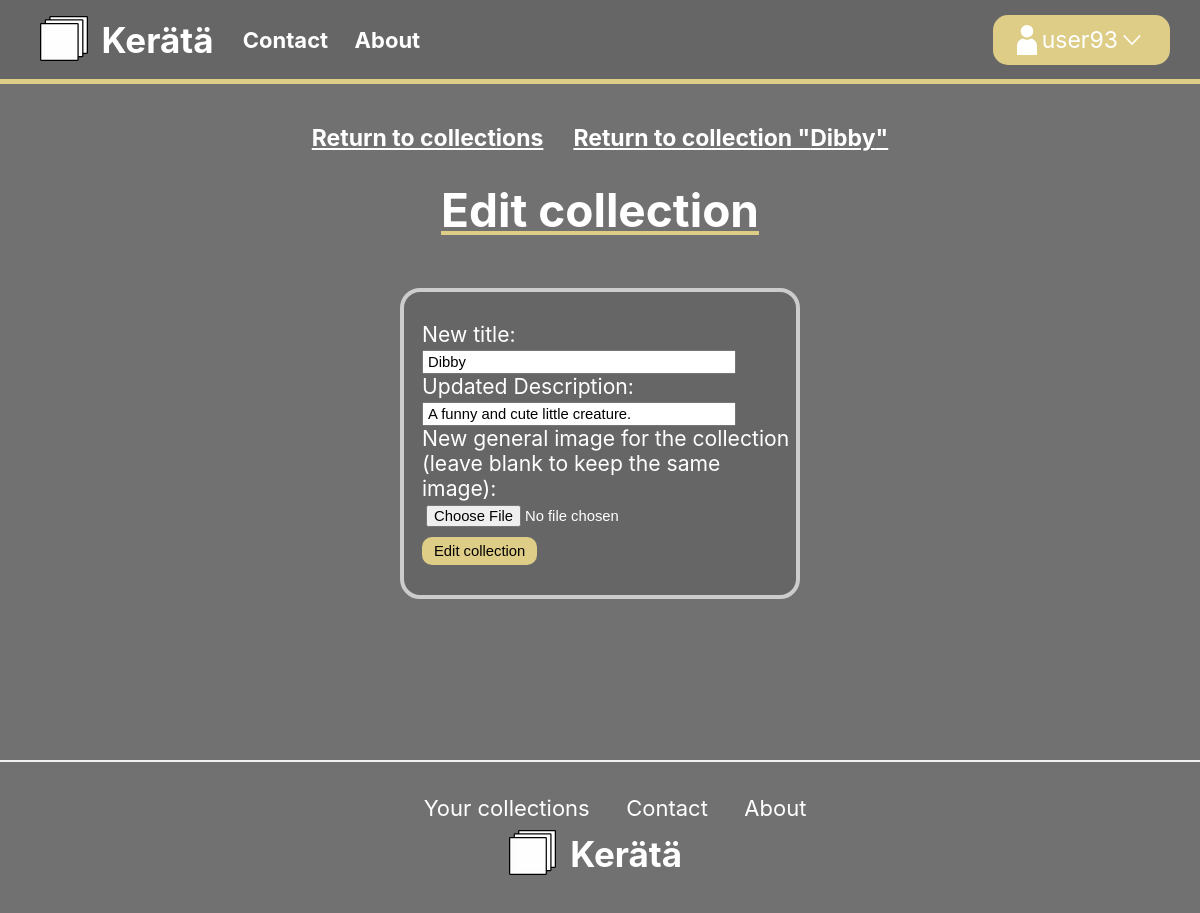
The app's page /editpost?current_post_id=2 (signed in), older data.
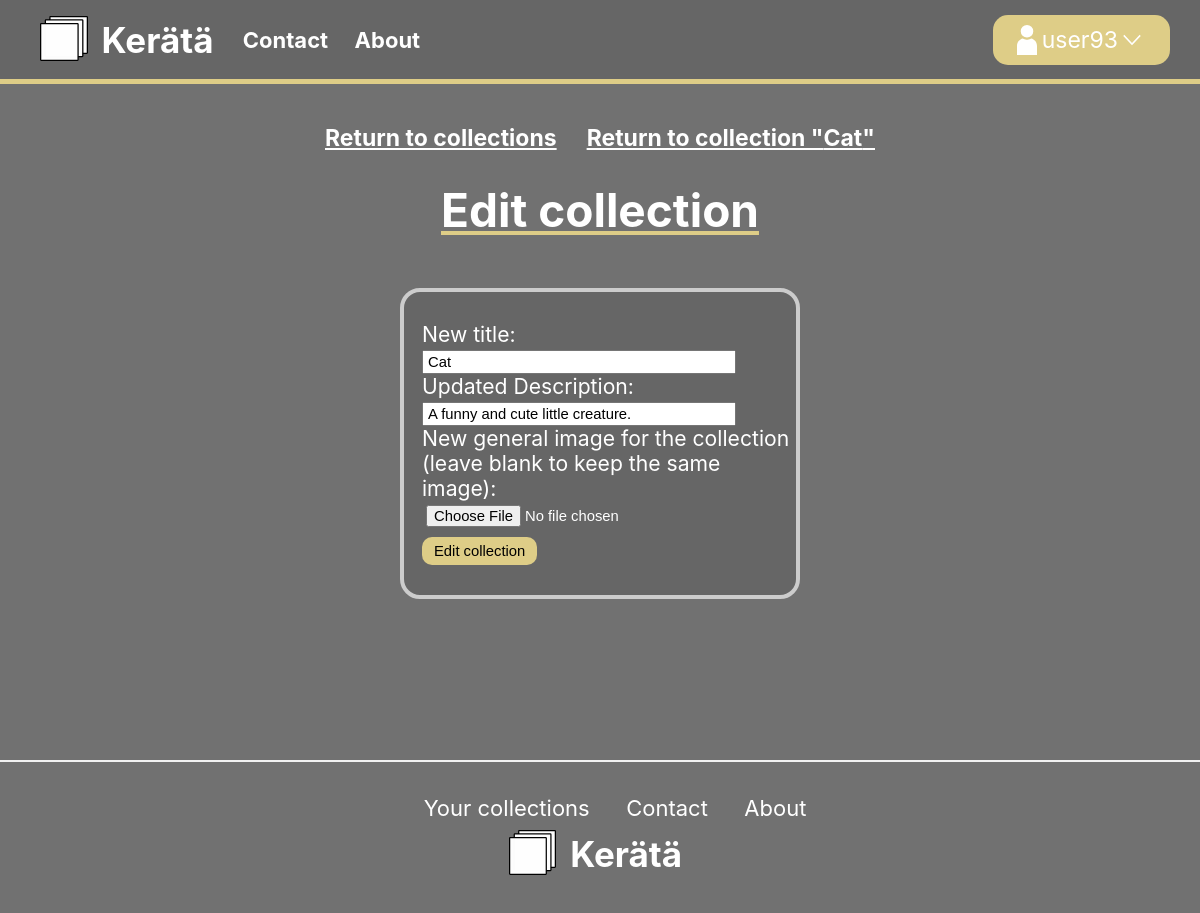
The same page, newer data.
### app/models.py (models this page shows, shortened)
class User(UserMixin, db.Model):
    id = db.Column(db.Integer, primary_key=True)
    username = db.Column(db.String(64), index=True, unique=True)
    password_hash = db.Column(db.String(128))
    posts = db.relationship('Post', backref='author', lazy='dynamic')
    postcontents = db.relationship('PostContent', backref='author', lazy='dynamic')

class Post(db.Model): #Göra lista med alla posts i denna för detta ska vara en post som innehåller posts
    id = db.Column(db.Integer, primary_key=True)
    title = db.Column(db.String(32), index=True, unique=True)
    description = db.Column(db.String(100))
    timestamp = db.Column(db.DateTime, index=True, default=datetime.utcnow)
    user_id = db.Column(db.Integer, db.ForeignKey('user.id'))
    image = db.Column(db.String(64))

### app/routes.py (the view, shortened to what this page needs)
@app.route('/editpost', methods=['GET', 'POST'])
@login_required
def editpost():
    form = EditPostForm()
    current_post_id = int(request.args.get("current_post_id"))
    current_post = Post.query.get(current_post_id)
    form.new_title.data = current_post.title
    form.new_desc.data = current_post.description
    return render_template('editpost.html', title='Edit collection', form=form, current_post=current_post)

### app/forms.py
class EditPostForm(FlaskForm):
    new_title = StringField('New title', validators=[DataRequired(), validators.Length(max=30)])
    new_desc = StringField('Updated Description', validators=[validators.Length(max=200)])
    new_image = FileField('New general image for the collection (leave blank to keep the same image)')
    submit = SubmitField('Edit collection')

### app/models.py (called while the page is built)
@login.user_loader
def load_user(id):
    return User.query.get(int(id))

### app/templates/editpost.html (shortened to what this page needs)
{% extends "base.html" %}
{% block content %}
	<div class="collection-actions-container">
		<a href="{{ url_for('index') }}">Return to collections</a>
		<a href="{{ url_for('post_content', current_post_id=current_post.id) }}">Return to collection "{{ current_post.title }}"</a>
	</div>
	<h1>Edit collection</h1>
	<div class="form-container">
		<form action="" method="post" enctype="multipart/form-data">
			<p>
				{{ form.new_title.label }}:<br>
				{{ form.new_title(size=32) }}<br>
			</p>
			<p>
				{{ form.new_desc.label }}:<br>
				{{ form.new_desc(size=32) }}<br>
			</p>
			<p>
				{{form.new_image.label}}:<br>
				{{form.new_image(size=64)}} <br>
			</p>
			<p>{{ form.submit() }}</p>
		</form>
	</div>
{% endblock %}

### app/templates/base.html (shortened to what this page needs)
<!DOCTYPE html>
<html lang="en">
<head>
	<link href="{{ url_for('static', filename='style.css') }}" rel="stylesheet" type="text/css" media="all">
</head>
<body>
	<div id="page-container">
		<div id="content-wrap">
			<nav id="topnav">
				<a class="logo" href="{{ url_for('index') }}">
					<img src="{{ url_for('static', filename='images/elements/logo.svg') }}" alt="logo icon">
					<div class="logotext">
						Kerätä
					</div>
				</a>
				<ul>
					<li><a href="{{ url_for('contact') }}">Contact</a></li>
					<li><a href="{{ url_for('about') }}">About</a></li>
				</ul>
				{% if current_user.is_anonymous %}
				<a href="{{ url_for('login') }}" class="user">
					Sign in
				</a>
				{% else %}
				<span onclick="toggleDropdown()" class="dropdown">
					<div id="user" class="user">
						<img src="{{ url_for('static', filename='images/elements/user.svg') }}" style="padding-right: 5px" alt="user" width="25">
						{{ current_user.username }}
						<img src="{{ url_for('static', filename='images/elements/arrow.svg') }}" id="arrow" alt="down arrow" width="28">
					</div>
				</span>
				{% endif %}
			</nav>
			{% block content %}{% endblock %}
			</div>
		<footer id="page-footer">
			<hr>
			<div id="page-footer-content">
				<ul>
					{% if current_user.is_active %}
						<li><a href="{{ url_for('index') }}">Your collections</a></li>
					{% endif %}
					<li><a href="{{ url_for('contact') }}">Contact</a></li>
					<li><a href="{{ url_for('about') }}">About</a></li>
				</ul>
				<a class="logo" href="{{ url_for('index') }}">
					<img src="{{ url_for('static', filename='images/elements/logo.svg') }}" alt="logo icon">
					<div class="logotext">
						Kerätä
					</div>
				</a>
			</div>
		</footer>
	</div>
</body>
</html>

### app/static/style.css (style rules this page uses)
* { margin: 0; padding: 0; box-sizing: border-box; }
body { color: white; font-family: -apple-system, BlinkMacSystemFont, avenir next, avenir, segoe ui, helvetica neue, helvetica, Cantarell, Ubuntu, roboto, noto, arial, sans-serif; font-size: 23px; overflow-x: hidden; background-color: #717171; margin-bottom: 160px; }
a { text-decoration: none; color: white }
#topnav { display: flex; background-color: #666666; align-items: center; border-bottom: 5px solid #decd87; width: 100%; position: sticky; top: 0; z-index: 2; flex-wrap: wrap; padding-top: 8px; padding-bottom: 8px; }
#topnav ul li { display: inline-block; font-size: 22px; list-style-type: none; margin-left: 20px; font-weight: bold; }
.logo { display: flex; align-items: center; text-align: center; }
#topnav .logo { margin-left: 40px; cursor: pointer; }
.logo img { padding-bottom: 10px; width: 26%; margin-top: 8px; margin-right: 6px; }
.logotext { font-size: 35px; padding-left: 8px; font-weight: bold; color: white; }
#topnav .user { margin-left: auto; margin-right: 30px; background-color: #decd87; padding: 10px; padding-inline: 24px; border-radius: 15px; border-width: 0; border: none; color: white; display: flex; justify-content: center; align-items: center; cursor: pointer; user-select: none; }
.dropdown { position: relative; display: inline-block; margin-left: auto; }
h1 { text-decoration: underline; margin-top: 50px; text-decoration-thickness: 4px; text-decoration-color: #decd87; text-underline-offset: 4px; text-align: center; margin-left: auto; margin-right: auto; color: white; }
form p { font-size: 92%; }
.form-container { padding-left: 18px; padding-top: 30px; padding-bottom: 30px; background-color: #666666; border-style: solid; border-color: #ccccccff; border-width: 4.634px; width: 400px; border-radius: 20px; margin-top: 50px; margin-left: auto; margin-right: auto; }
input { font-size: 70%; padding-top: 2px; padding-bottom: 2px; padding-left: 4px; }
#submit { margin-top: 8px; background-color: #decd87; padding-top: 6px; padding-bottom: 6px; padding-inline: 12px; border-radius: 10px; border: none; cursor: pointer; font-size: 70%; }
#page-container { position: relative; min-height: 100vh; }
#content-wrap { padding-bottom: 2.5rem; }
#page-footer { position: absolute; bottom: 0; width: 100%; height: 2.5rem; }
#page-footer-content { display: flex; flex-wrap: wrap; justify-content: center; align-items: center; margin-top: 4vh; text-align: center; }
#page-footer-content ul li { display: inline-block; font-size: 22px; list-style-type: none; margin-left: 30px; }
hr { border: 1px solid #f1f1f1; margin-bottom: 25px; }
.collection-actions-container { margin-top: ; display: flex; flex-wrap: wrap; justify-content: center; text-align: center; margin-top: 40px; margin-bottom: -30px; text-decoration: underline; }
.collection-actions-container a { margin-inline: 15px; font-weight: bold; margin-bottom: 10px; }

Row changes from the older to the newer data that the page shows:
changed Post: title "Dibby" → "Cat"
Text that changed along with them:
form field new_title: "Dibby" → "Cat"
